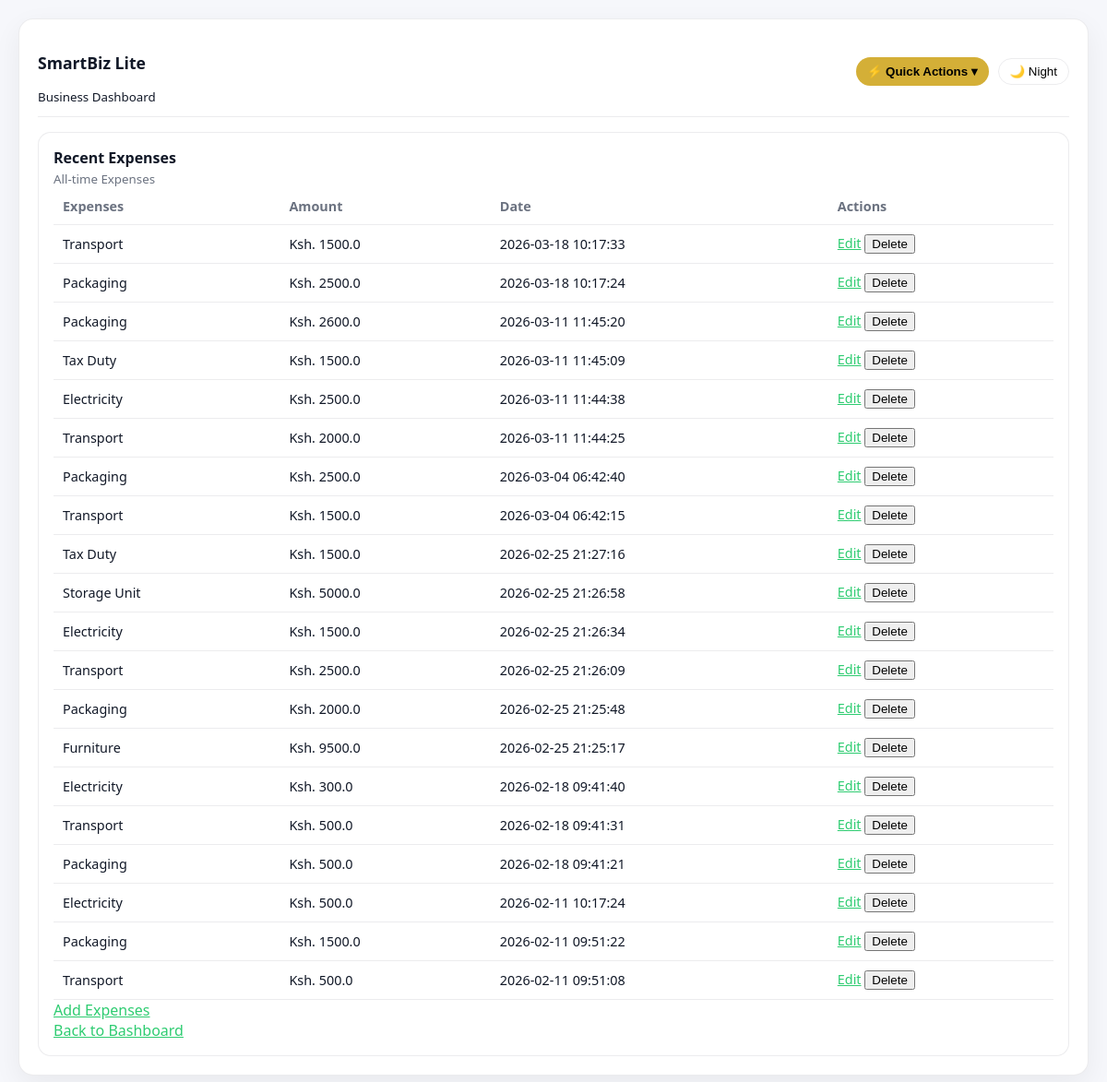
Page /history/expenses on the committed database.
### tables this page shows
CREATE TABLE expenses (
            id INTEGER PRIMARY KEY AUTOINCREMENT,
            name TEXT NOT NULL,
            amount REAL NOT NULL,
            created_at TEXT NOT NULL,
            deleted INTEGER DEFAULT 0
        );

### app.py (the view)
@app.route('/history/expenses')
def expenses_history():
    conn = get_db_connection()
    cur = conn.cursor()
    cur.execute("""
                SELECT id, name, amount, created_at
                FROM expenses
                WHERE deleted = 0 OR deleted is NULL
                ORDER BY created_at DESC
                LIMIT 20
                """)
    expenses = cur.fetchall()
    conn.close()
    return render_template('expenses_history.html', expenses=expenses)

### db.py (called while the page is built)
def get_db_connection():
    conn = sqlite3.connect(DB_PATH)
    conn.row_factory = sqlite3.Row
    return conn

### templates/expenses_history.html (shortened to what this page needs)
{% extends "base.html" %}
{% block content %}
<div class='dashboard-section'>
    <div class='section-header'>
        <h3>Recent Expenses</h3>
            <small>All-time Expenses</small>
        </div>
                <div class='section-body'>
                    <table class='data-table'>
                        <thead>
                            <tr>
                                <th>Expenses</th>
                                <th>Amount</th>
                                <th>Date</th>
                                <th>Actions</th>
                            </tr>
                        </thead>
                    <tbody>
                    {% for exp in expenses %}
                    <tr>
                        <td>{{exp['name']}}</td>
                        <td>Ksh. {{exp['amount']}}</td>
                        <td>{{exp['created_at']}}</td>
                        <td class='actions'>
                            <a href='{{url_for('edit_expense', expense_id=exp['id'])}}'>Edit</a>
                             <form style="display:inline" class="inline-delete-form" method="POST"
                             action="{{url_for('delete_expense', expense_id=exp['id'])}}" onsubmit="return confirmDelete();">
                                <button type="submit" class="delete-btn">Delete</button>
                             </form>
                    </tr>
                    {%else%}
                    <tr>
                        <td colspan='4'>No expense recorded yet</td>
                    </tr>
                    {%endfor%}
                    </tbody>
                    </table>
        </div>
        <div class='section-body actions'>
            <a href="/expenses">Add Expenses</a>
        </div>
          <div class='section-footer'>
                <a href='/'>Back to Bashboard</a>
          </div>
</div>
{%endblock%}

### static/css/main.css (style rules this page uses)
:root { --bg: #f6f7fb; --text: #111827; --card: #ffffff; --muted: #6b7280; --accent: #D4AF37; --green: #2ecc71; --border: rgba(17, 24, 39, 0.08); --shadow: 0 10px 30px rgba(0,0,0,0.06); }
* { box-sizing: border-box; }
html, body { margin: 0; padding: 0; width: 100%; overflow-x: hidden; font-family: system-ui, -apple-system, Segoe UI, Roboto, sans-serif; background: var(--bg); color: var(--text); }
.dashboard-section { margin-top: 16px; padding: 16px; background: var(--card); border: 1px solid var(--border); border-radius: 14px; transition: all 0.2s ease; }
.section-header h3 { margin: 0; font-size: 1rem; }
.section-header small { color: var(--muted); }
.data-table { width: 100%; border-collapse: collapse; min-width: 600px; }
.data-table th, .data-table td { padding: 10px; text-align: left; border-bottom: 1px solid var(--border); font-size: 0.9rem; }
.data-table th { color: var(--muted); font-weight: 600; }
a { color: var(--green); }
.card, .dashboard-section, .summary-box, .data-table, .dropdown-content { transition: all 0.25s ease; }

### rows in the picture
expenses: name "Transport", amount "1500.0", created_at "2026-03-18 10:17:33"
expenses: name "Packaging", amount "2500.0", created_at "2026-03-18 10:17:24"
expenses: name "Packaging", amount "2600.0", created_at "2026-03-11 11:45:20"
expenses: name "Tax Duty", amount "1500.0", created_at "2026-03-11 11:45:09"
expenses: name "Electricity", amount "2500.0", created_at "2026-03-11 11:44:38"
expenses: name "Transport", amount "2000.0", created_at "2026-03-11 11:44:25"
expenses: name "Packaging", amount "2500.0", created_at "2026-03-04 06:42:40"
expenses: name "Transport", amount "1500.0", created_at "2026-03-04 06:42:15"
expenses: name "Tax Duty", amount "1500.0", created_at "2026-02-25 21:27:16"
expenses: name "Storage Unit", amount "5000.0", created_at "2026-02-25 21:26:58"
expenses: name "Electricity", amount "1500.0", created_at "2026-02-25 21:26:34"
expenses: name "Transport", amount "2500.0", created_at "2026-02-25 21:26:09"
expenses: name "Packaging", amount "2000.0", created_at "2026-02-25 21:25:48"
expenses: name "Furniture", amount "9500.0", created_at "2026-02-25 21:25:17"
expenses: name "Electricity", amount "300.0", created_at "2026-02-18 09:41:40"
expenses: name "Transport", amount "500.0", created_at "2026-02-18 09:41:31"
expenses: name "Packaging", amount "500.0", created_at "2026-02-18 09:41:21"
expenses: name "Electricity", amount "500.0", created_at "2026-02-11 10:17:24"
expenses: name "Packaging", amount "1500.0", created_at "2026-02-11 09:51:22"
expenses: name "Transport", amount "500.0", created_at "2026-02-11 09:51:08"
